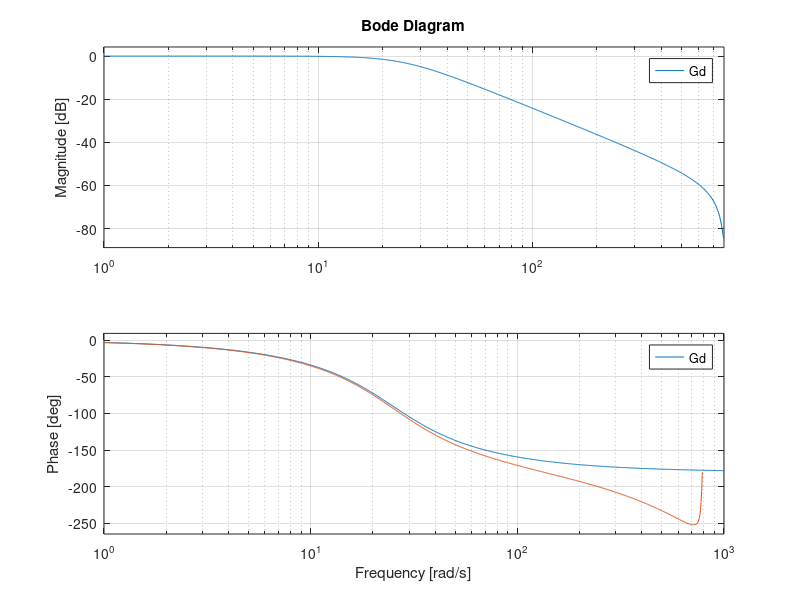
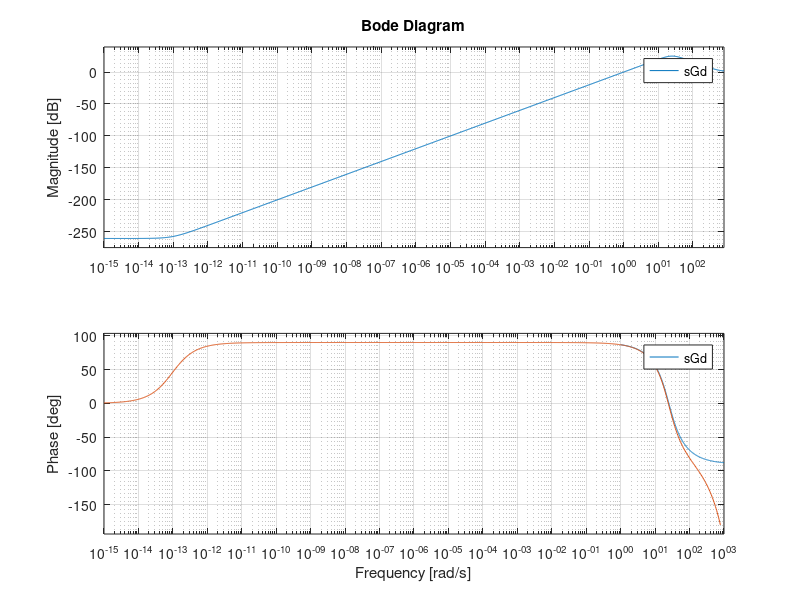

Source code (MATLAB) for these figures, in order:
clear; clc;

wr = 25;
Fs = 250;
Ts = 1/Fs;

%%
G = tf([wr^2], [1, sqrt(2)*wr, wr^2]);
s = tf([1, 0], [0, 1]);
Gd = c2d(G, Ts, 'zoh');
sGd = c2d(s*G, Ts, 'zoh');

% bode plots
figure()
bode(G)
hold on
bode(Gd)
hold off
legend()

figure()
bode(G*s)
hold on
bode(sGd)
hold off
legend()
